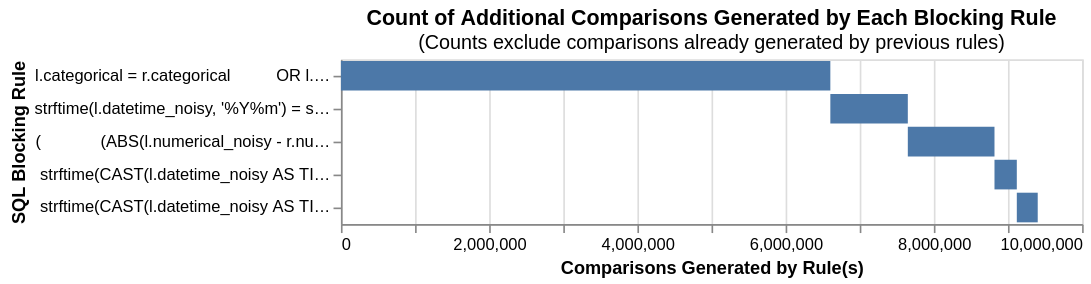

This figure's notebook cell:
### Code cell
from splink.blocking_analysis import (
    cumulative_comparisons_to_be_scored_from_blocking_rules_chart
)

brs = get_blocking_rules()

cumulative_comparisons_to_be_scored_from_blocking_rules_chart(
    table_or_tables=[df1, df2],
    blocking_rules=brs,
    db_api=db_api,
    link_type="link_only",
    unique_id_column_name="latent_event_id"
)

### Figure 1 — Vega-Lite specification as saved in the notebook (floating-point values rounded to 4 significant figures)
{"config": {"view": {"continuousWidth": 300, "continuousHeight": 300}}, "data": {"name": "data-0539560847212980adff7467a8e3ce2a"}, "mark": "bar", "encoding": {"order": {"field": "cumulative_rows"}, "tooltip": [{"field": "blocking_rule", "title": "SQL Condition", "type": "nominal"}, {"field": "row_count", "format": ",", "title": "Comparisons Generated", "type": "quantitative"}, {"field": "cumulative_rows", "format": ",", "title": "Cumulative Comparisons", "type": "quantitative"}, {"field": "cartesian", "format": ",", "title": "Total comparisons in Cartesian product", "type": "quantitative"}], "x": {"field": "start", "title": "Comparisons Generated by Rule(s)", "type": "quantitative"}, "x2": {"field": "cumulative_rows"}, "y": {"field": "blocking_rule", "sort": ["-x2"], "title": "SQL Blocking Rule"}}, "height": {"step": 20}, "title": {"text": "Count of Additional Comparisons Generated by Each Blocking Rule", "subtitle": "(Counts exclude comparisons already generated by previous rules)"}, "width": 450, "$schema": "https://vega.github.io/schema/vega-lite/v5.9.3.json", "datasets": {"data-0539560847212980adff7467a8e3ce2a": [{"blocking_rule": "\n        l.categorical = r.categorical \n        OR l.categorical IS NULL \n        OR r.categorical IS NULL\n    ", "row_count": 6603432, "cumulative_rows": 6603432, "cartesian": 11832352, "match_key": "0", "start": 0}, {"blocking_rule": "\n        strftime(l.datetime_noisy, '%Y%m') = strftime(r.datetime_noisy, '%Y%m')\n        OR l.datetime_noisy IS NULL \n        OR r.datetime_noisy IS NULL\n    ", "row_count": 1045343, "cumulative_rows": 7648775, "cartesian": 11832352, "match_key": "1", "start": 6603432}, {"blocking_rule": "\n        (\n            (ABS(l.numerical_noisy - r.numerical_noisy) / NULLIF(\n                CASE WHEN l.numerical_noisy > r.numerical_noisy THEN l.numerical_noisy ELSE r.numerical_noisy END, \n                0\n            )) < 0.25\n        )\n        OR l.numerical_noisy IS NULL \n        OR r.numerical_noisy IS NULL\n    ", "row_count": 1169381, "cumulative_rows": 8818156, "cartesian": 11832352, "match_key": "2", "start": 7648775}, {"blocking_rule": "\n        strftime(CAST(l.datetime_noisy AS TIMESTAMP) + INTERVAL '15' DAY, '%Y%m') = strftime(CAST(r.datetime_noisy AS TIMESTAMP), '%Y%m')\n        OR l.datetime_noisy IS NULL \n        OR r.datetime_noisy IS NULL\n    ", "row_count": 301183, "cumulative_rows": 9119339, "cartesian": 11832352, "match_key": "3", "start": 8818156}, {"blocking_rule": "\n        strftime(CAST(l.datetime_noisy AS TIMESTAMP) - INTERVAL '15' DAY, '%Y%m') = strftime(CAST(r.datetime_noisy AS TIMESTAMP), '%Y%m')\n        OR l.datetime_noisy IS NULL \n        OR r.datetime_noisy IS NULL\n    ", "row_count": 282219, "cumulative_rows": 9401558, "cartesian": 11832352, "match_key": "4", "start": 9119339}]}}
